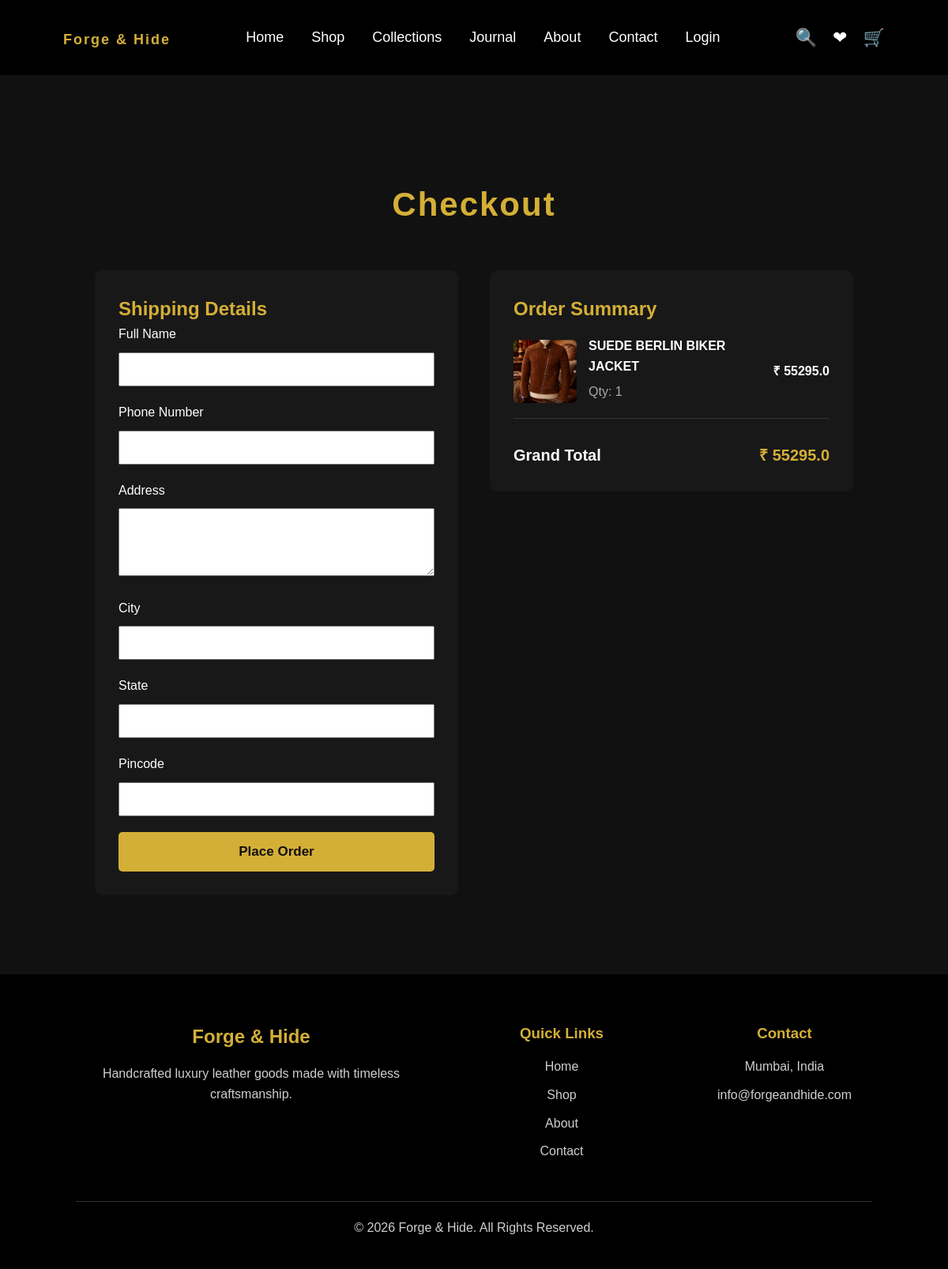
Page /checkout (signed in) on the committed database.
### models.py (models this page shows, shortened)
class Cart(db.Model):
    __tablename__ = "cart"
    id = db.Column(db.Integer, primary_key=True)
    customer_id = db.Column(
        db.Integer,
        db.ForeignKey("customers.id"),
        nullable=False
    )
    product_id = db.Column(
        db.Integer,
        db.ForeignKey("products.id"),
        nullable=False
    )
    quantity = db.Column(
        db.Integer,
        default=1
    )
    created_at = db.Column(
        db.DateTime,
        server_default=func.now()
    )
    customer = db.relationship("Customer")
    product = db.relationship("Product")

class Product(db.Model):
    __tablename__ = "products"
    id = db.Column(db.Integer, primary_key=True)
    category_id = db.Column(
        db.Integer,
        db.ForeignKey("categories.id", name="fk_product_category"),
        nullable=True
    )
    category = db.relationship(
        "Category",
        back_populates="products"
    )
    name = db.Column(db.String(200), nullable=False)
    slug = db.Column(db.String(200), unique=True, nullable=False)
    description = db.Column(db.Text)
    short_description = db.Column(db.String(500))
    long_description = db.Column(db.Text)
    leather_type = db.Column(db.String(150))
    hardware = db.Column(db.String(150))
    lining = db.Column(db.String(150))
    dimensions = db.Column(db.String(150))
    weight = db.Column(db.String(100))
    made_in = db.Column(db.String(100))
    warranty = db.Column(db.String(100))
    care = db.Column(db.Text)
    is_bestseller = db.Column(db.Boolean, default=False)
    price = db.Column(db.Float, nullable=False)
    stock = db.Column(db.Integer, default=0)
    image = db.Column(db.String(300))
    is_featured = db.Column(db.Boolean, default=False)
    created_at = db.Column(
        db.DateTime,
        server_default=func.now()
    )

### app.py (the view, shortened to what this page needs)
@app.route("/checkout", methods=["GET", "POST"])
@login_required
def checkout():
    cart_items = Cart.query.filter_by(
        customer_id=current_user.id
    ).all()
    if not cart_items:
        flash("Your cart is empty")
        return redirect(url_for("cart"))
    for item in cart_items:
        product = item.product
        if item.quantity > product.stock:
            flash(
                f"Only {product.stock} item(s) of "
                f"{product.name} are available in stock."
            )
            return redirect(url_for("cart"))
    total = 0
    for item in cart_items:
        total += item.product.price * item.quantity
    return render_template(
        "checkout.html",
        cart_items=cart_items,
        total=total
    )

### app.py (called while the page is built)
@app.context_processor
def inject_cart_count():
    cart_count = 0
    if current_user.is_authenticated:
        cart_items = Cart.query.filter_by(
            customer_id=current_user.id
        ).all()
        for item in cart_items:
            cart_count += item.quantity
    return {
        "cart_count": cart_count
    }

@login_manager.user_loader
def load_user(user_id):
    return Admin.query.get(int(user_id))

@app.after_request
def add_no_cache_headers(response):
    response.headers["Cache-Control"] = "no-store, no-cache, must-revalidate, max-age=0"
    response.headers["Pragma"] = "no-cache"
    response.headers["Expires"] = "0"
    return response

### templates/checkout.html (shortened to what this page needs)
{% extends "base.html" %}
{% block content %}
<div style="max-width:1000px;margin:40px auto;padding:20px;">
    <h1 class="section-title">
        Checkout
    </h1>
    <div style="
        display:grid;
        grid-template-columns:1fr 1fr;
        gap:40px;
        margin-top:40px;
    ">
        <div style="
            background:#181818;
            padding:30px;
            border-radius:10px;
        ">
            <h2 style="color:#d4af37;">
                Shipping Details
            </h2>
            <form method="POST">
                <label>Full Name</label>
                <input
                    type="text"
                    name="shipping_name"
                    required
                    style="width:100%;padding:12px;margin:10px 0 20px;"
                >
                <label>Phone Number</label>
                <input
                    type="text"
                    name="shipping_phone"
                    required
                    style="width:100%;padding:12px;margin:10px 0 20px;"
                >
                <label>Address</label>
                <textarea
                    name="shipping_address"
                    required
                    rows="4"
                    style="width:100%;padding:12px;margin:10px 0 20px;"
                ></textarea>
                <label>City</label>
                <input
                    type="text"
                    name="city"
                    required
                    style="width:100%;padding:12px;margin:10px 0 20px;"
                >
                <label>State</label>
                <input
                    type="text"
                    name="state"
                    required
                    style="width:100%;padding:12px;margin:10px 0 20px;"
                >
                <label>Pincode</label>
                <input
                    type="text"
                    name="pincode"
                    required
                    style="width:100%;padding:12px;margin:10px 0 20px;"
                >
                <button
                    type="submit"
                    style="
                        width:100%;
                        background:#d4af37;
                        color:#111;
                        border:none;
                        padding:15px;
                        font-size:17px;
                        font-weight:bold;
                        cursor:pointer;
                        border-radius:5px;
                    "
                >
                    Place Order
                </button>
            </form>
        </div>
        <div style="
            background:#181818;
            padding:30px;
            border-radius:10px;
            height:max-content;
        ">
            <h2 style="color:#d4af37;">
                Order Summary
            </h2>
            {% for item in cart_items %}
            <div style="
                display:flex;
                align-items:center;
                gap:15px;
                padding:15px 0;
                border-bottom:1px solid #333;
            ">
                {% if item.product.image %}
                <img
                    src="{{ url_for(
                        'static',
                        filename='uploads/' + item.product.image
                    ) }}"
                    style="
                        width:80px;
                        height:80px;
                        object-fit:cover;
                        border-radius:6px;
                    "
                >
                {% endif %}
                <div style="flex:1;">
                    <strong>
                        {{ item.product.name }}
                    </strong>
                    <p style="margin:6px 0;color:#aaa;">
                        Qty: {{ item.quantity }}
                    </p>
                </div>
                <strong>
                    ₹ {{ item.product.price * item.quantity }}
                </strong>
            </div>
            {% endfor %}
            <div style="
                display:flex;
                justify-content:space-between;
                margin-top:30px;
                font-size:20px;
            ">
                <strong>
                    Grand Total
                </strong>
                <strong style="color:#d4af37;">
                    ₹ {{ total }}
                </strong>
            </div>
        </div>
    </div>
</div>
{% endblock %}

### static/css/style.css (style rules this page uses)
* { margin:0; padding:0; box-sizing:border-box; }
body { font-family:Arial, Helvetica, sans-serif; background:#111; color:#fff; line-height:1.6; }
.section-title { text-align:center; font-size:42px; color:#d4af37; margin-top:70px; margin-bottom:50px; letter-spacing:2px; }
.section-title { text-align:center; color:#d4af37; font-size:42px; margin-bottom:50px; }

### rows in the picture
Cart: image (picture), product.name "SUEDE BERLIN BIKER JACKET", quantity "1", item.product.price*item.quantity "55295.0"

### other values in the picture
{{ total }} "55295.0"
